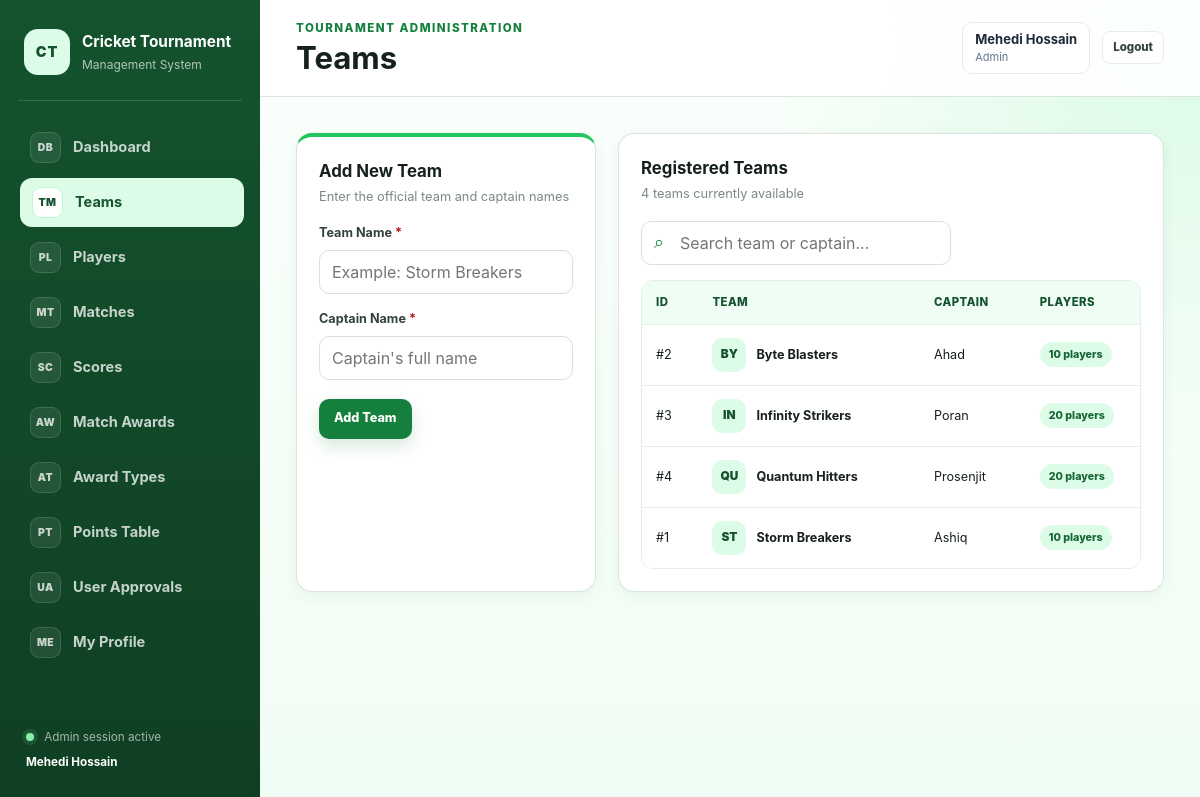
Page /teams.php (signed in) on the committed database.
### tables this page shows
CREATE TABLE `team` (
  `team_id` int NOT NULL,
  `team_name` varchar(100) NOT NULL,
  `captain_name` varchar(100) NOT NULL
);

### includes/functions.php (called while the page is built, shortened)
<?php
function h(mixed $value): string
{
    return htmlspecialchars(
        (string) $value,
        ENT_QUOTES,
        'UTF-8'
    );
}

### teams.php (the view, shortened to what this page needs)
<?php
require_once __DIR__ . '/includes/bootstrap.php';
$editTeam = [
    'team_id' => 0,
    'team_name' => '',
    'captain_name' => '',
];
$teams = $pdo->query(
    'SELECT t.team_id, t.team_name, t.captain_name, COUNT(p.player_id) AS player_count
     FROM team t
     LEFT JOIN player p ON p.team_id = t.team_id
     GROUP BY t.team_id, t.team_name, t.captain_name
     ORDER BY t.team_name'
)->fetchAll();
require __DIR__ . '/includes/header.php';
?>
<div class="grid grid-2">
    <section class="card card-accent">
        <div class="card-header">
            <div>
                <h2><?= (int) $editTeam['team_id'] > 0 ? 'Edit Team' : 'Add New Team' ?></h2>
                <p>Enter the official team and captain names</p>
            </div>
        </div>
        <form method="post" class="form-grid">
            <div class="form-group full">
                <label class="required" for="team_name">Team Name</label>
                <input id="team_name" name="team_name" maxlength="100" required value="<?= h($editTeam['team_name']) ?>" placeholder="Example: Storm Breakers">
            </div>
            <div class="form-group full">
                <label class="required" for="captain_name">Captain Name</label>
                <input id="captain_name" name="captain_name" maxlength="100" required value="<?= h($editTeam['captain_name']) ?>" placeholder="Captain's full name">
            </div>
            <div class="form-actions">
                <button class="btn btn-primary" type="submit"><?= (int) $editTeam['team_id'] > 0 ? 'Update Team' : 'Add Team' ?></button>
            </div>
        </form>
    </section>
    <section class="card">
        <div class="card-header">
            <div>
                <h2>Registered Teams</h2>
                <p><?= count($teams) ?> teams currently available</p>
            </div>
        </div>
        <div class="table-toolbar">
            <div class="search-box">
                <input type="search" placeholder="Search team or captain..." data-table-search="teamsTable">
            </div>
        </div>
        <div class="table-wrap">
            <table id="teamsTable">
                <thead>
                <tr>
                    <th>ID</th>
                    <th>Team</th>
                    <th>Captain</th>
                    <th>Players</th>
                </tr>
                </thead>
                <tbody>
                <?php foreach ($teams as $team): ?>
                    <tr>
                        <td>#<?= (int) $team['team_id'] ?></td>
                        <td>
                            <div class="team-cell">
                                <span class="avatar"><?= h(substr($team['team_name'], 0, 2)) ?></span>
                                <strong><?= h($team['team_name']) ?></strong>
                            </div>
                        </td>
                        <td><?= h($team['captain_name']) ?></td>
                        <td><span class="badge badge-success"><?= (int) $team['player_count'] ?> players</span></td>
                    </tr>
                <?php endforeach; ?>
                </tbody>
            </table>
        </div>
    </section>
</div>
<?php require __DIR__ . '/includes/footer.php'; ?>

### assets/css/style.css (style rules this page uses)
:root { --green-900: #14532d; --green-800: #166534; --green-700: #15803d; --green-600: #16a34a; --green-500: #22c55e; --green-200: #bbf7d0; --green-100: #dcfce7; --green-50: #f0fdf4; --white: #ffffff; --gray-950: #17211b; --gray-800: #334139; --gray-600: #64736a; --gray-500: #7b8a80; --gray-300: #d8e1db; --gray-200: #e7eee9; --gray-100: #f3f7f4; --red-700: #b91c1c; --red-100: #fee2e2; --amber-800: #92400e; --amber-100: #fef3c7; --shadow-sm: 0 4px 15px rgba(20, 83, 45, 0.06); --shadow-md: 0 14px 35px rgba(20, 83, 45, 0.11); --radius-sm: 10px; --radius-md: 16px; --radius-lg: 22px; }
* { box-sizing: border-box; }
html { min-height: 100%; background: var(--green-50); }
body { min-height: 100vh; margin: 0; color: var(--gray-950); background: radial-gradient(circle at top right, rgba(187, 247, 208, 0.55), transparent 28rem), linear-gradient(180deg, #fbfffc 0%, var(--green-50) 100%); font-family: Inter, ui-sans-serif, system-ui, -apple-system, BlinkMacSystemFont, "Segoe UI", sans-serif; line-height: 1.5; }
button, input, select, textarea { font: inherit; }
button { cursor: pointer; }
.grid { display: grid; gap: 22px; }
.grid-2 { grid-template-columns: minmax(300px, 0.75fr) minmax(0, 1.5fr); }
.stat-card, .card { border: 1px solid rgba(216, 225, 219, 0.9); border-radius: var(--radius-md); background: rgba(255, 255, 255, 0.94); box-shadow: var(--shadow-sm); }
.card { padding: 22px; }
.card-header, .page-actions, .section-title-row { display: flex; align-items: center; justify-content: space-between; gap: 14px; }
.card-header { margin-bottom: 18px; }
.card-header h2, .card-header h3, .section-title-row h2 { margin: 0; }
.card-header h2, .section-title-row h2 { font-size: 1.05rem; }
.card-header p, .section-subtitle { margin: 3px 0 0; color: var(--gray-500); font-size: 0.8rem; }
.card-accent { border-top: 4px solid var(--green-500); }
.form-grid { display: grid; grid-template-columns: repeat(2, minmax(0, 1fr)); gap: 16px; }
.form-group { display: grid; gap: 7px; }
.form-group.full { grid-column: 1 / -1; }
label { color: var(--gray-800); font-size: 0.79rem; font-weight: 750; }
.required::after { content: " *"; color: var(--red-700); }
input, select, textarea { width: 100%; border: 1px solid var(--gray-300); border-radius: var(--radius-sm); color: var(--gray-950); background: var(--white); outline: none; transition: border-color 0.18s, box-shadow 0.18s; }
input, select { height: 44px; padding: 0 12px; }
.form-actions { grid-column: 1 / -1; display: flex; flex-wrap: wrap; gap: 10px; margin-top: 3px; }
.btn { min-height: 40px; padding: 9px 14px; border: 1px solid transparent; border-radius: 10px; display: inline-flex; align-items: center; justify-content: center; gap: 7px; font-size: 0.79rem; font-weight: 800; transition: 0.18s ease; }
.btn-primary { color: var(--white); background: var(--green-700); box-shadow: 0 7px 16px rgba(21, 128, 61, 0.18); }
.table-toolbar { display: flex; align-items: center; justify-content: space-between; flex-wrap: wrap; gap: 12px; margin-bottom: 15px; }
.search-box { position: relative; width: min(100%, 310px); }
.search-box input { padding-left: 38px; }
.search-box::before { content: "⌕"; position: absolute; left: 13px; top: 50%; transform: translateY(-52%); color: var(--green-700); font-size: 1.1rem; z-index: 1; }
.table-wrap { width: 100%; overflow-x: auto; border: 1px solid var(--gray-200); border-radius: 12px; }
table { width: 100%; border-collapse: collapse; min-width: 690px; background: var(--white); }
th, td { padding: 13px 14px; border-bottom: 1px solid var(--gray-200); text-align: left; vertical-align: middle; font-size: 0.79rem; }
th { color: var(--green-900); background: var(--green-50); font-size: 0.71rem; font-weight: 850; letter-spacing: 0.04em; text-transform: uppercase; }
tbody tr:last-child td { border-bottom: 0; }
.badge { display: inline-flex; align-items: center; justify-content: center; min-height: 25px; padding: 4px 9px; border-radius: 999px; font-size: 0.67rem; font-weight: 850; white-space: nowrap; }
.badge-success { color: var(--green-800); background: var(--green-100); }
.team-cell, .player-cell { display: flex; align-items: center; gap: 10px; }
.avatar { width: 34px; height: 34px; flex: 0 0 34px; border-radius: 10px; display: grid; place-items: center; color: var(--green-900); background: var(--green-100); font-size: 0.74rem; font-weight: 900; text-transform: uppercase; }

### rows in the picture
team: team_id "2", team_name "BY", team_name "Byte Blasters", captain_name "Ahad", player_count "10"
team: team_id "3", team_name "IN", team_name "Infinity Strikers", captain_name "Poran", player_count "20"
team: team_id "4", team_name "QU", team_name "Quantum Hitters", captain_name "Prosenjit", player_count "20"
team: team_id "1", team_name "ST", team_name "Storm Breakers", captain_name "Ashiq", player_count "10"

### other values in the picture
$item['icon'] "DB"
$item['label'] "Dashboard"
$item['icon'] "TM"
$item['label'] "Teams"
$item['icon'] "PL"
$item['label'] "Players"
$item['icon'] "MT"
$item['label'] "Matches"
$item['icon'] "SC"
$item['label'] "Scores"
$item['icon'] "AW"
$item['label'] "Match Awards"
$item['icon'] "AT"
$item['label'] "Award Types"
$item['icon'] "PT"
